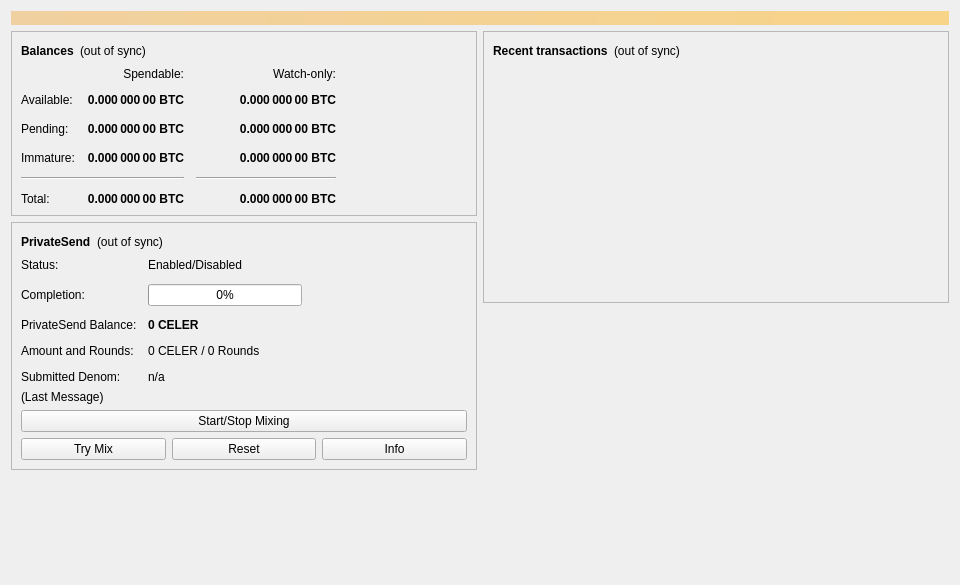
<?xml version="1.0" encoding="UTF-8"?>
<ui version="4.0">
 <class>OverviewPage</class>
 <widget class="QWidget" name="OverviewPage">
  <property name="geometry">
   <rect>
    <x>0</x>
    <y>0</y>
    <width>960</width>
    <height>585</height>
   </rect>
  </property>
  <property name="minimumSize">
   <size>
    <width>960</width>
    <height>0</height>
   </size>
  </property>
  <property name="windowTitle">
   <string>Form</string>
  </property>
  <layout class="QVBoxLayout" name="topLayout">
   <item>
    <widget class="QLabel" name="labelAlerts">
     <property name="visible">
      <bool>false</bool>
     </property>
     <property name="styleSheet">
      <string notr="true">background-color: qlineargradient(x1: 0, y1: 0, x2: 1, y2: 0, stop:0 #F0D0A0, stop:1 #F8D488); color:#000000;</string>
     </property>
     <property name="wordWrap">
      <bool>true</bool>
     </property>
     <property name="margin">
      <number>3</number>
     </property>
    </widget>
   </item>
   <item>
    <layout class="QHBoxLayout" name="horizontalLayout" stretch="1,1">
     <item>
      <layout class="QVBoxLayout" name="verticalLayout_2">
       <item>
        <widget class="QFrame" name="frame">
         <property name="frameShape">
          <enum>QFrame::StyledPanel</enum>
         </property>
         <property name="frameShadow">
          <enum>QFrame::Raised</enum>
         </property>
         <layout class="QVBoxLayout" name="verticalLayout_4">
          <item>
           <layout class="QHBoxLayout" name="horizontalLayout_4">
            <item>
             <widget class="QLabel" name="label_5">
              <property name="font">
               <font>
                <weight>75</weight>
                <bold>true</bold>
               </font>
              </property>
              <property name="text">
               <string>Balances</string>
              </property>
             </widget>
            </item>
            <item>
             <widget class="QLabel" name="labelWalletStatus">
              <property name="toolTip">
               <string>The displayed information may be out of date. Your wallet automatically synchronizes with the Celer network after a connection is established, but this process has not completed yet.</string>
              </property>
              <property name="styleSheet">
               <string notr="true">QLabel { color: black; }</string>
              </property>
              <property name="text">
               <string notr="true">(out of sync)</string>
              </property>
              <property name="alignment">
               <set>Qt::AlignLeading|Qt::AlignLeft|Qt::AlignVCenter</set>
              </property>
             </widget>
            </item>
            <item>
             <spacer name="horizontalSpacer_3">
              <property name="orientation">
               <enum>Qt::Horizontal</enum>
              </property>
              <property name="sizeHint" stdset="0">
               <size>
                <width>40</width>
                <height>20</height>
               </size>
              </property>
             </spacer>
            </item>
           </layout>
          </item>
          <item>
           <layout class="QGridLayout" name="gridLayout">
            <property name="spacing">
             <number>12</number>
            </property>
            <item row="2" column="2">
             <widget class="QLabel" name="labelWatchPending">
              <property name="font">
               <font>
                <weight>75</weight>
                <bold>true</bold>
               </font>
              </property>
              <property name="cursor">
               <cursorShape>IBeamCursor</cursorShape>
              </property>
              <property name="toolTip">
               <string>Unconfirmed transactions to watch-only addresses</string>
              </property>
              <property name="text">
               <string notr="true">0.000 000 00 BTC</string>
              </property>
              <property name="alignment">
               <set>Qt::AlignRight|Qt::AlignTrailing|Qt::AlignVCenter</set>
              </property>
              <property name="textInteractionFlags">
               <set>Qt::LinksAccessibleByMouse|Qt::TextSelectableByKeyboard|Qt::TextSelectableByMouse</set>
              </property>
             </widget>
            </item>
            <item row="2" column="1">
             <widget class="QLabel" name="labelUnconfirmed">
              <property name="font">
               <font>
                <weight>75</weight>
                <bold>true</bold>
               </font>
              </property>
              <property name="cursor">
               <cursorShape>IBeamCursor</cursorShape>
              </property>
              <property name="toolTip">
               <string>Total of transactions that have yet to be confirmed, and do not yet count toward the spendable balance</string>
              </property>
              <property name="text">
               <string notr="true">0.000 000 00 BTC</string>
              </property>
              <property name="alignment">
               <set>Qt::AlignRight|Qt::AlignTrailing|Qt::AlignVCenter</set>
              </property>
              <property name="textInteractionFlags">
               <set>Qt::LinksAccessibleByMouse|Qt::TextSelectableByKeyboard|Qt::TextSelectableByMouse</set>
              </property>
             </widget>
            </item>
            <item row="3" column="2">
             <widget class="QLabel" name="labelWatchImmature">
              <property name="font">
               <font>
                <weight>75</weight>
                <bold>true</bold>
               </font>
              </property>
              <property name="cursor">
               <cursorShape>IBeamCursor</cursorShape>
              </property>
              <property name="toolTip">
               <string>Mined balance in watch-only addresses that has not yet matured</string>
              </property>
              <property name="text">
               <string notr="true">0.000 000 00 BTC</string>
              </property>
              <property name="alignment">
               <set>Qt::AlignRight|Qt::AlignTrailing|Qt::AlignVCenter</set>
              </property>
              <property name="textInteractionFlags">
               <set>Qt::LinksAccessibleByMouse|Qt::TextSelectableByKeyboard|Qt::TextSelectableByMouse</set>
              </property>
             </widget>
            </item>
            <item row="4" column="0" colspan="2">
             <widget class="Line" name="lineSpendableBalance">
              <property name="orientation">
               <enum>Qt::Horizontal</enum>
              </property>
             </widget>
            </item>
            <item row="4" column="2">
             <widget class="Line" name="lineWatchBalance">
              <property name="sizePolicy">
               <sizepolicy hsizetype="Preferred" vsizetype="Fixed">
                <horstretch>0</horstretch>
                <verstretch>0</verstretch>
               </sizepolicy>
              </property>
              <property name="minimumSize">
               <size>
                <width>140</width>
                <height>0</height>
               </size>
              </property>
              <property name="orientation">
               <enum>Qt::Horizontal</enum>
              </property>
             </widget>
            </item>
            <item row="5" column="0">
             <widget class="QLabel" name="labelTotalText">
              <property name="text">
               <string>Total:</string>
              </property>
             </widget>
            </item>
            <item row="3" column="1">
             <widget class="QLabel" name="labelImmature">
              <property name="font">
               <font>
                <weight>75</weight>
                <bold>true</bold>
               </font>
              </property>
              <property name="cursor">
               <cursorShape>IBeamCursor</cursorShape>
              </property>
              <property name="toolTip">
               <string>Mined balance that has not yet matured</string>
              </property>
              <property name="text">
               <string notr="true">0.000 000 00 BTC</string>
              </property>
              <property name="alignment">
               <set>Qt::AlignRight|Qt::AlignTrailing|Qt::AlignVCenter</set>
              </property>
              <property name="textInteractionFlags">
               <set>Qt::LinksAccessibleByMouse|Qt::TextSelectableByKeyboard|Qt::TextSelectableByMouse</set>
              </property>
             </widget>
            </item>
            <item row="2" column="3">
             <spacer name="horizontalSpacer_2">
              <property name="orientation">
               <enum>Qt::Horizontal</enum>
              </property>
              <property name="sizeHint" stdset="0">
               <size>
                <width>40</width>
                <height>20</height>
               </size>
              </property>
             </spacer>
            </item>
            <item row="3" column="0">
             <widget class="QLabel" name="labelImmatureText">
              <property name="text">
               <string>Immature:</string>
              </property>
             </widget>
            </item>
            <item row="5" column="1">
             <widget class="QLabel" name="labelTotal">
              <property name="font">
               <font>
                <weight>75</weight>
                <bold>true</bold>
               </font>
              </property>
              <property name="cursor">
               <cursorShape>IBeamCursor</cursorShape>
              </property>
              <property name="toolTip">
               <string>Your current total balance</string>
              </property>
              <property name="text">
               <string notr="true">0.000 000 00 BTC</string>
              </property>
              <property name="alignment">
               <set>Qt::AlignRight|Qt::AlignTrailing|Qt::AlignVCenter</set>
              </property>
              <property name="textInteractionFlags">
               <set>Qt::LinksAccessibleByMouse|Qt::TextSelectableByKeyboard|Qt::TextSelectableByMouse</set>
              </property>
             </widget>
            </item>
            <item row="5" column="2">
             <widget class="QLabel" name="labelWatchTotal">
              <property name="font">
               <font>
                <weight>75</weight>
                <bold>true</bold>
               </font>
              </property>
              <property name="cursor">
               <cursorShape>IBeamCursor</cursorShape>
              </property>
              <property name="toolTip">
               <string>Current total balance in watch-only addresses</string>
              </property>
              <property name="text">
               <string notr="true">0.000 000 00 BTC</string>
              </property>
              <property name="alignment">
               <set>Qt::AlignRight|Qt::AlignTrailing|Qt::AlignVCenter</set>
              </property>
              <property name="textInteractionFlags">
               <set>Qt::LinksAccessibleByMouse|Qt::TextSelectableByKeyboard|Qt::TextSelectableByMouse</set>
              </property>
             </widget>
            </item>
            <item row="0" column="2">
             <widget class="QLabel" name="labelWatchonly">
              <property name="text">
               <string>Watch-only:</string>
              </property>
              <property name="alignment">
               <set>Qt::AlignRight|Qt::AlignTrailing|Qt::AlignVCenter</set>
              </property>
             </widget>
            </item>
            <item row="1" column="0">
             <widget class="QLabel" name="labelBalanceText">
              <property name="text">
               <string>Available:</string>
              </property>
             </widget>
            </item>
            <item row="1" column="1">
             <widget class="QLabel" name="labelBalance">
              <property name="font">
               <font>
                <weight>75</weight>
                <bold>true</bold>
               </font>
              </property>
              <property name="cursor">
               <cursorShape>IBeamCursor</cursorShape>
              </property>
              <property name="toolTip">
               <string>Your current spendable balance</string>
              </property>
              <property name="text">
               <string notr="true">0.000 000 00 BTC</string>
              </property>
              <property name="alignment">
               <set>Qt::AlignRight|Qt::AlignTrailing|Qt::AlignVCenter</set>
              </property>
              <property name="textInteractionFlags">
               <set>Qt::LinksAccessibleByMouse|Qt::TextSelectableByKeyboard|Qt::TextSelectableByMouse</set>
              </property>
             </widget>
            </item>
            <item row="1" column="2">
             <widget class="QLabel" name="labelWatchAvailable">
              <property name="font">
               <font>
                <weight>75</weight>
                <bold>true</bold>
               </font>
              </property>
              <property name="cursor">
               <cursorShape>IBeamCursor</cursorShape>
              </property>
              <property name="toolTip">
               <string>Your current balance in watch-only addresses</string>
              </property>
              <property name="text">
               <string notr="true">0.000 000 00 BTC</string>
              </property>
              <property name="alignment">
               <set>Qt::AlignRight|Qt::AlignTrailing|Qt::AlignVCenter</set>
              </property>
              <property name="textInteractionFlags">
               <set>Qt::LinksAccessibleByMouse|Qt::TextSelectableByKeyboard|Qt::TextSelectableByMouse</set>
              </property>
             </widget>
            </item>
            <item row="2" column="0">
             <widget class="QLabel" name="labelPendingText">
              <property name="text">
               <string>Pending:</string>
              </property>
             </widget>
            </item>
            <item row="0" column="1">
             <widget class="QLabel" name="labelSpendable">
              <property name="text">
               <string>Spendable:</string>
              </property>
              <property name="alignment">
               <set>Qt::AlignRight|Qt::AlignTrailing|Qt::AlignVCenter</set>
              </property>
             </widget>
            </item>
           </layout>
          </item>
         </layout>
        </widget>
       </item>
       <item>
        <widget class="QFrame" name="framePrivateSend">
         <property name="layoutDirection">
          <enum>Qt::LeftToRight</enum>
         </property>
         <property name="frameShape">
          <enum>QFrame::StyledPanel</enum>
         </property>
         <property name="frameShadow">
          <enum>QFrame::Raised</enum>
         </property>
         <layout class="QVBoxLayout" name="VerticalLayout_PS1">
          <item>
           <layout class="QHBoxLayout" name="horizontalLayout_5">
            <item>
             <widget class="QLabel" name="labelPrivateSendHeader">
              <property name="font">
               <font>
                <weight>75</weight>
                <bold>true</bold>
               </font>
              </property>
              <property name="text">
               <string>PrivateSend</string>
              </property>
             </widget>
            </item>
            <item>
             <widget class="QLabel" name="labelPrivateSendSyncStatus">
              <property name="toolTip">
               <string>The displayed information may be out of date. Your wallet automatically synchronizes with the Celer network after a connection is established, but this process has not completed yet.</string>
              </property>
              <property name="styleSheet">
               <string notr="true">QLabel { color: black; }</string>
              </property>
              <property name="text">
               <string notr="true">(out of sync)</string>
              </property>
              <property name="alignment">
               <set>Qt::AlignLeading|Qt::AlignLeft|Qt::AlignVCenter</set>
              </property>
             </widget>
            </item>
            <item>
             <spacer name="horizontalSpacer_4">
              <property name="orientation">
               <enum>Qt::Horizontal</enum>
              </property>
              <property name="sizeHint" stdset="0">
               <size>
                <width>40</width>
                <height>20</height>
               </size>
              </property>
             </spacer>
            </item>
           </layout>
          </item>
          <item>
           <layout class="QFormLayout" name="privateSendFormLayout">
            <property name="fieldGrowthPolicy">
             <enum>QFormLayout::AllNonFixedFieldsGrow</enum>
            </property>
            <property name="horizontalSpacing">
             <number>11</number>
            </property>
            <property name="verticalSpacing">
             <number>12</number>
            </property>
            <item row="0" column="0">
             <widget class="QLabel" name="labelPrivateSendEnabledText">
              <property name="text">
               <string>Status:</string>
              </property>
             </widget>
            </item>
            <item row="0" column="1">
             <widget class="QLabel" name="labelPrivateSendEnabled">
              <property name="text">
               <string>Enabled/Disabled</string>
              </property>
             </widget>
            </item>
            <item row="1" column="0">
             <widget class="QLabel" name="labelCompletitionText">
              <property name="text">
               <string>Completion:</string>
              </property>
             </widget>
            </item>
            <item row="1" column="1">
             <widget class="QProgressBar" name="privateSendProgress">
              <property name="maximumSize">
               <size>
                <width>154</width>
                <height>16777215</height>
               </size>
              </property>
              <property name="value">
               <number>0</number>
              </property>
             </widget>
            </item>
            <item row="2" column="0">
             <widget class="QLabel" name="labelAnonymizedText">
              <property name="text">
               <string>PrivateSend Balance:</string>
              </property>
             </widget>
            </item>
            <item row="2" column="1">
             <widget class="QLabel" name="labelAnonymized">
              <property name="font">
               <font>
                <weight>75</weight>
                <bold>true</bold>
               </font>
              </property>
              <property name="text">
               <string notr="true">0 CELER</string>
              </property>
             </widget>
            </item>
            <item row="3" column="0">
             <widget class="QLabel" name="labelAmountAndRoundsText">
              <property name="text">
               <string>Amount and Rounds:</string>
              </property>
             </widget>
            </item>
            <item row="3" column="1">
             <widget class="QLabel" name="labelAmountRounds">
              <property name="text">
               <string>0 CELER / 0 Rounds</string>
              </property>
             </widget>
            </item>
            <item row="4" column="0">
             <widget class="QLabel" name="labelSubmittedDenomText">
              <property name="text">
               <string>Submitted Denom:</string>
              </property>
             </widget>
            </item>
            <item row="4" column="1">
             <widget class="QLabel" name="labelSubmittedDenom">
              <property name="toolTip">
               <string>The denominations you submitted to the Masternode.&lt;br&gt;To mix, other users must submit the exact same denominations.</string>
              </property>
              <property name="text">
               <string>n/a</string>
              </property>
             </widget>
            </item>
           </layout>
          </item>
          <item>
           <layout class="QVBoxLayout" name="VerticalLayout_PS">
            <item>
             <widget class="QLabel" name="labelPrivateSendLastMessage">
              <property name="text">
               <string>(Last Message)</string>
              </property>
              <property name="alignment">
               <set>Qt::AlignLeading|Qt::AlignLeft|Qt::AlignTop</set>
              </property>
              <property name="wordWrap">
               <bool>true</bool>
              </property>
             </widget>
            </item>
            <item>
             <widget class="QPushButton" name="togglePrivateSend">
              <property name="sizePolicy">
               <sizepolicy hsizetype="MinimumExpanding" vsizetype="Fixed">
                <horstretch>0</horstretch>
                <verstretch>0</verstretch>
               </sizepolicy>
              </property>
              <property name="text">
               <string>Start/Stop Mixing</string>
              </property>
             </widget>
            </item>
            <item>
             <layout class="QHBoxLayout" name="horizontalLayout_debugbuttons">
              <item>
               <widget class="QPushButton" name="privateSendAuto">
                <property name="sizePolicy">
                 <sizepolicy hsizetype="MinimumExpanding" vsizetype="Fixed">
                  <horstretch>0</horstretch>
                  <verstretch>0</verstretch>
                 </sizepolicy>
                </property>
                <property name="toolTip">
                 <string>Try to manually submit a PrivateSend request.</string>
                </property>
                <property name="text">
                 <string>Try Mix</string>
                </property>
               </widget>
              </item>
              <item>
               <widget class="QPushButton" name="privateSendReset">
                <property name="sizePolicy">
                 <sizepolicy hsizetype="MinimumExpanding" vsizetype="Fixed">
                  <horstretch>0</horstretch>
                  <verstretch>0</verstretch>
                 </sizepolicy>
                </property>
                <property name="toolTip">
                 <string>Reset the current status of PrivateSend (can interrupt PrivateSend if it's in the process of Mixing, which can cost you money!)</string>
                </property>
                <property name="autoFillBackground">
                 <bool>false</bool>
                </property>
                <property name="text">
                 <string>Reset</string>
                </property>
               </widget>
              </item>
              <item>
               <widget class="QPushButton" name="privateSendInfo">
                <property name="sizePolicy">
                 <sizepolicy hsizetype="MinimumExpanding" vsizetype="Fixed">
                  <horstretch>0</horstretch>
                  <verstretch>0</verstretch>
                 </sizepolicy>
                </property>
                <property name="toolTip">
                 <string>Information about PrivateSend and Mixing</string>
                </property>
                <property name="text">
                 <string>Info</string>
                </property>
               </widget>
              </item>
             </layout>
            </item>
           </layout>
          </item>
         </layout>
        </widget>
       </item>
       <item>
        <spacer name="verticalSpacer">
         <property name="orientation">
          <enum>Qt::Vertical</enum>
         </property>
         <property name="sizeHint" stdset="0">
          <size>
           <width>20</width>
           <height>40</height>
          </size>
         </property>
        </spacer>
       </item>
      </layout>
     </item>
     <item>
      <layout class="QVBoxLayout" name="verticalLayout_3">
       <item>
        <widget class="QFrame" name="frame_2">
         <property name="frameShape">
          <enum>QFrame::StyledPanel</enum>
         </property>
         <property name="frameShadow">
          <enum>QFrame::Raised</enum>
         </property>
         <layout class="QVBoxLayout" name="verticalLayout">
          <item>
           <layout class="QHBoxLayout" name="horizontalLayout_2">
            <item>
             <widget class="QLabel" name="label_4">
              <property name="font">
               <font>
                <weight>75</weight>
                <bold>true</bold>
               </font>
              </property>
              <property name="text">
               <string>Recent transactions</string>
              </property>
             </widget>
            </item>
            <item>
             <widget class="QLabel" name="labelTransactionsStatus">
              <property name="toolTip">
               <string>The displayed information may be out of date. Your wallet automatically synchronizes with the Celer network after a connection is established, but this process has not completed yet.</string>
              </property>
              <property name="styleSheet">
               <string notr="true">QLabel { color: black; }</string>
              </property>
              <property name="text">
               <string notr="true">(out of sync)</string>
              </property>
              <property name="alignment">
               <set>Qt::AlignLeading|Qt::AlignLeft|Qt::AlignVCenter</set>
              </property>
             </widget>
            </item>
            <item>
             <spacer name="horizontalSpacer">
              <property name="orientation">
               <enum>Qt::Horizontal</enum>
              </property>
              <property name="sizeHint" stdset="0">
               <size>
                <width>40</width>
                <height>20</height>
               </size>
              </property>
             </spacer>
            </item>
           </layout>
          </item>
          <item>
           <widget class="QListView" name="listTransactions">
            <property name="styleSheet">
             <string notr="true">QListView { background: transparent; }</string>
            </property>
            <property name="frameShape">
             <enum>QFrame::NoFrame</enum>
            </property>
            <property name="verticalScrollBarPolicy">
             <enum>Qt::ScrollBarAlwaysOff</enum>
            </property>
            <property name="horizontalScrollBarPolicy">
             <enum>Qt::ScrollBarAlwaysOff</enum>
            </property>
            <property name="selectionMode">
             <enum>QAbstractItemView::NoSelection</enum>
            </property>
           </widget>
          </item>
         </layout>
        </widget>
       </item>
       <item>
        <spacer name="verticalSpacer_2">
         <property name="orientation">
          <enum>Qt::Vertical</enum>
         </property>
         <property name="sizeHint" stdset="0">
          <size>
           <width>20</width>
           <height>40</height>
          </size>
         </property>
        </spacer>
       </item>
      </layout>
     </item>
    </layout>
   </item>
  </layout>
 </widget>
 <resources/>
 <connections/>
</ui>
